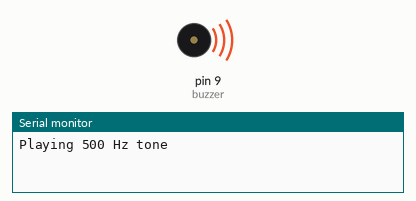
Simulated run of this sketch. Board: Arduino Uno, built with avr-gcc and run on an emulated ATmega328P. On the bench: buzzer (waves = sounding), the last lines printed to the serial monitor.

Above: at 2.0 s.
At 11.0 s:
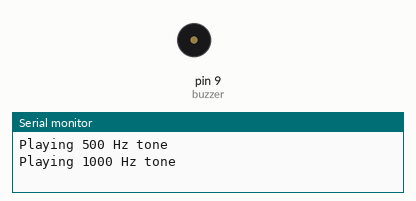
Timing chart, 0 to 15.6 s (numbered marks = the images above):
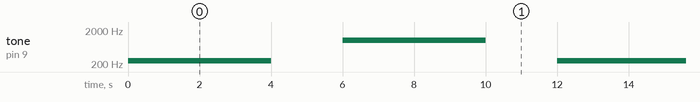

Measured:
- by itself, tone on pin 9 (buzzer): repeats every 12.0 s: silent 2.0 s, 1000 Hz 4.0 s, silent 2.0 s, 250 Hz 4.0 s

The sketch:

7_active_buzzer.ino
```cpp
int buzzer = 9;
int sensePin = A0; // analog pin to sense buzzer voltage

void setup() {
  pinMode(buzzer, OUTPUT);
  Serial.begin(9600);
}

void loop() {
  Serial.println("Playing 500 Hz tone");
  tone(buzzer, 250);
  delay(4000);
  noTone(buzzer);
  delay(2000);

  Serial.println("Playing 1000 Hz tone");
  tone(buzzer, 1000);
  delay(4000);
  noTone(buzzer);
  delay(2000);
}
```
